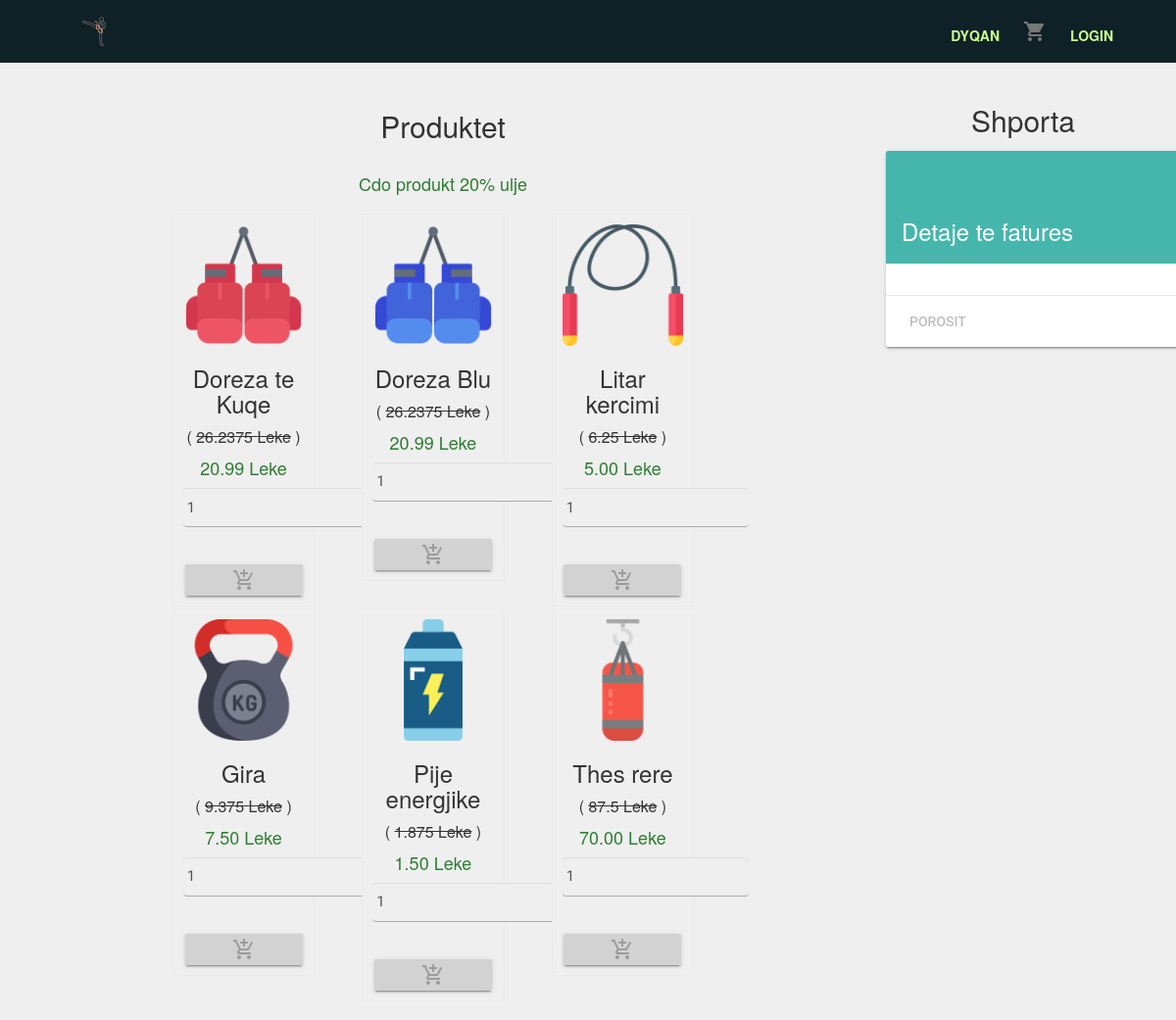
Page /Kickbox/Shporta.php on the committed database.
### tables this page shows
CREATE TABLE `produkte` (
  `ID_produkte` int(11) NOT NULL,
  `Emri_prod` varchar(50) DEFAULT NULL,
  `Cmimi_prod` double(4,2) DEFAULT NULL,
  `Foto_prod` varchar(255) NOT NULL
);

### Kickbox/funksione/databaza.php (called while the page is built, shortened)
<?php
function isLogged()
{
    if (isset($_SESSION['ID'])) {
        return true;
    } else {
        return false;
    }
}
function isLoggedSP()
{
    if (isset($_SESSION['sID'])) {
        return true;
    } else {
        return false;
    }
}

### Kickbox/Shporta.php (the view, shortened to what this page needs)
<!doctype html>
<html lang="en">
<head>
  <link rel="stylesheet" href="material.min.css">
  <link rel="stylesheet" href="styles.css">
  <link rel="stylesheet" href="shporta.css">
  <link href="https://maxcdn.bootstrapcdn.com/bootstrap/3.3.7/css/bootstrap.min.css" rel="stylesheet">
</head>
<body class="shp">
  <?php include 'header.php';
  ?>
  <div class="mdl-grid">
    <div class="mdl-cell mdl-cell--9-col mdl-cell--10-col-tablet">
      <div class="container" style="width: 70%">
        <h2>Produktet</h2>
        <h4 class="h4" style="color:#2e7d32">Cdo produkt 20% ulje</h4>
        <?php
        $query = "SELECT * FROM produkte ORDER BY ID_produkte ASC ";
        $result = mysqli_query($conn, $query);
        if (mysqli_num_rows($result) > 0) {
          while ($row = mysqli_fetch_array($result)) {
        ?>
            <div class="col-md-4">
              <form method="post" action="Shporta.php?action=add&ID_produkte=<?php echo $row["ID_produkte"]; ?>">
                <div class="produkte">
                  <img src="<?php echo $row["Foto_prod"]; ?>" class="img-responsive">
                  <h3><?php echo $row["Emri_prod"]; ?></h3>
                  ( <strike><?php echo ($row["Cmimi_prod"]) / 0.8; ?> Leke</strike> )
                  <h4 style="color:#2e7d32"><?php echo $row["Cmimi_prod"]; ?> Leke</h4>
                  <input type="text" name="quantity" class="form-control" value="1">
                  <?php if (isLoggedSP()) : { ?>
                      <button type="submit" name="add" class="mdl-button mdl-js-button mdl-button--primary mdl-button--fab mdl-js-ripple-effect mdl-button--mini-fab">
                        <i class="material-icons">add_shopping_cart</i>
                      </button>
                    <?php }
                  else : { ?>
                      <div id="tt1">
                        <button type="submit" name="add" class="mdl-button mdl-js-button mdl-button--fab mdl-button--mini-fab" disabled>
                          <i class="material-icons">add_shopping_cart</i>
                        </button>
                      </div>
                  <?php }
                  endif ?>
                </div>
              </form>
            </div>
        <?php
          }
        }
        ?>
      </div>
    </div>
    <div class="mdl-cell mdl-cell--3-col mdl-cell--6-col-tablet">
      <h2>Shporta</h2>
      <div class="demo-card-square mdl-card mdl-shadow--2dp">
        <div class="mdl-card__title mdl-card--expand">
          <h3 class="mdl-card__title-text">Detaje te fatures</h3>
        </div>
        <div class="mdl-card__supporting-text">
              </div>
              <div class="mdl-card__actions mdl-card--border">
                <?php if (isLoggedSP()) : { ?>
                    <form action="Shporta.php" method="post">
                      <button type="submit" name="porosit" class="mdl-button mdl-js-button mdl-button--raised mdl-button--colored mdl-js-ripple-effect ">
                        POROSIT
                      </button>
                    <?php }
                else : { ?>
                      <div id="tt2">
                        <button type="submit" name="porosit" class="mdl-button mdl-js-button" disabled>
                          POROSIT
                        </button>
                      </div>
                  <?php }
                endif ?>
              </div>
        </div>
      </div>
    </div>
  </div>
</body>
</html>

### Kickbox/header.php (shortened to what this page needs)
<?php require 'funksione/databaza.php'; ?>
<div class="mdl-layout mdl-js-layout mdl-layout--fixed-header">
    <div class="kickbox-header mdl-layout__header mdl-layout__header--waterfall">
        <div class="mdl-layout__header-row">
            <span class="kickbox-title mdl-layout-title">
                <a href=""><img src="images/kickboxing3.png"></a>
            </span>
            <div class="kickbox-navigation-container">
                <nav class="kickbox-navigation mdl-navigation">
                    <a class="mdl-navigation__link mdl-typography--text-uppercase" href="Shporta.php">Dyqan</a>
                    <i class="material-icons ">shopping_cart</i>
                    <?php if (!isLogged()) : { ?>
                            <a class="mdl-navigation__link mdl-typography--text-uppercase" href="login.php">Login</a>
                        <?php  }
                    else : { ?>
                            <form method="get" action="header.php">
                                <button class="mdl-navigation__link mdl-typography--text-uppercase" type="submit" name="logout">Logout</button>
                            </form>
                    <?php }
                    endif ?>
                </nav>
            </div>
        </div>
    </div>
    <div class="kickbox-content mdl-layout__content">

### Kickbox/styles.css (style rules this page uses)
body { margin: 0; background-color: #37474f; }
a img { border: 0px; }
.kickbox-header { overflow: visible; background-color: #102027; }
.kickbox-header .material-icons { color: #767777 !important; }
.kickbox-header .mdl-navigation__link { color: #757575; font-weight: 700; font-size: 14px; }
.kickbox-navigation-container { direction: rtl; -webkit-box-ordinal-group: 2; -webkit-order: 1; -ms-flex-order: 1; order: 1; width: 500px; -webkit-transition: opacity 0.2s cubic-bezier(0.4, 0, 0.2, 1), width 0.2s cubic-bezier(0.4, 0, 0.2, 1); transition: opacity 0.2s cubic-bezier(0.4, 0, 0.2, 1), width 0.2s cubic-bezier(0.4, 0, 0.2, 1); }
.kickbox-navigation { direction: ltr; -webkit-box-pack: end; -webkit-justify-content: flex-end; -ms-flex-pack: end; justify-content: flex-end; width: 800px; }
.kickbox-navigation .mdl-navigation__link { display: inline-block; height: 60px; line-height: 68px; color: #ccff90; background-color: transparent !important; border-bottom: 4px solid transparent; }
.container { position: relative; margin-left: 100px; }
.produkte button[type="submit"] { margin-top: 28px; width: 120px; height: 32px; background: #ff9e80; border: none; border-radius: 2px; color: #212121; font-family: 'Roboto', sans-serif; font-weight: 500; text-transform: uppercase; transition: 0.1s ease; cursor: pointer; }

### Kickbox/shporta.css (style rules this page uses)
.shp { margin: 0; padding: 0; background: #efefef; font-size: 16px; font-weight: 300; }
.produkte { border: 1px solid #eaeaec; margin: -1px 19px 3px -1px; padding: 10px; text-align: center; background-color: #efefef; }
h2 { text-align: center; color: #263238; background-color: #efefef; padding: 2%; }
input[type="text"] { display: block; box-sizing: border-box; margin-bottom: 10px; padding: 4px; width: 190px; height: 40px; border: none; border-bottom: 1px solid #aaa; font-family: "Roboto", sans-serif; font-weight: 400; font-size: 15px; transition: 0.2s ease; background: #efefef; }
.h4 { text-align: center; background-color: #efefef; padding: 2%; color: #2e7d32; }
.demo-card-square>.mdl-card__title { color: #fff; background: url("../assets/demos/dog.png") bottom right 15% no-repeat #46b6ac; }

### Kickbox/Shporta.php (style rules this page uses)
.demo-card-square>.mdl-card__title { color: #fff; background: url('../assets/demos/dog.png') bottom right 15% no-repeat #46B6AC; }

### rows in the picture
produkte: Foto_prod (picture), Emri_prod "Doreza te Kuqe", ($row['Cmimi_prod'])/0.8 "26.2375", Cmimi_prod "20.99"
produkte: Foto_prod (picture), Emri_prod "Doreza Blu", ($row['Cmimi_prod'])/0.8 "26.2375", Cmimi_prod "20.99"
produkte: Foto_prod (picture), Emri_prod "Litar kercimi", ($row['Cmimi_prod'])/0.8 "6.25", Cmimi_prod "5.00"
produkte: Foto_prod (picture), Emri_prod "Gira", ($row['Cmimi_prod'])/0.8 "9.375", Cmimi_prod "7.50"
produkte: Foto_prod (picture), Emri_prod "Pije energjike", ($row['Cmimi_prod'])/0.8 "1.875", Cmimi_prod "1.50"
produkte: Foto_prod (picture), Emri_prod "Thes rere", ($row['Cmimi_prod'])/0.8 "87.5", Cmimi_prod "70.00"
